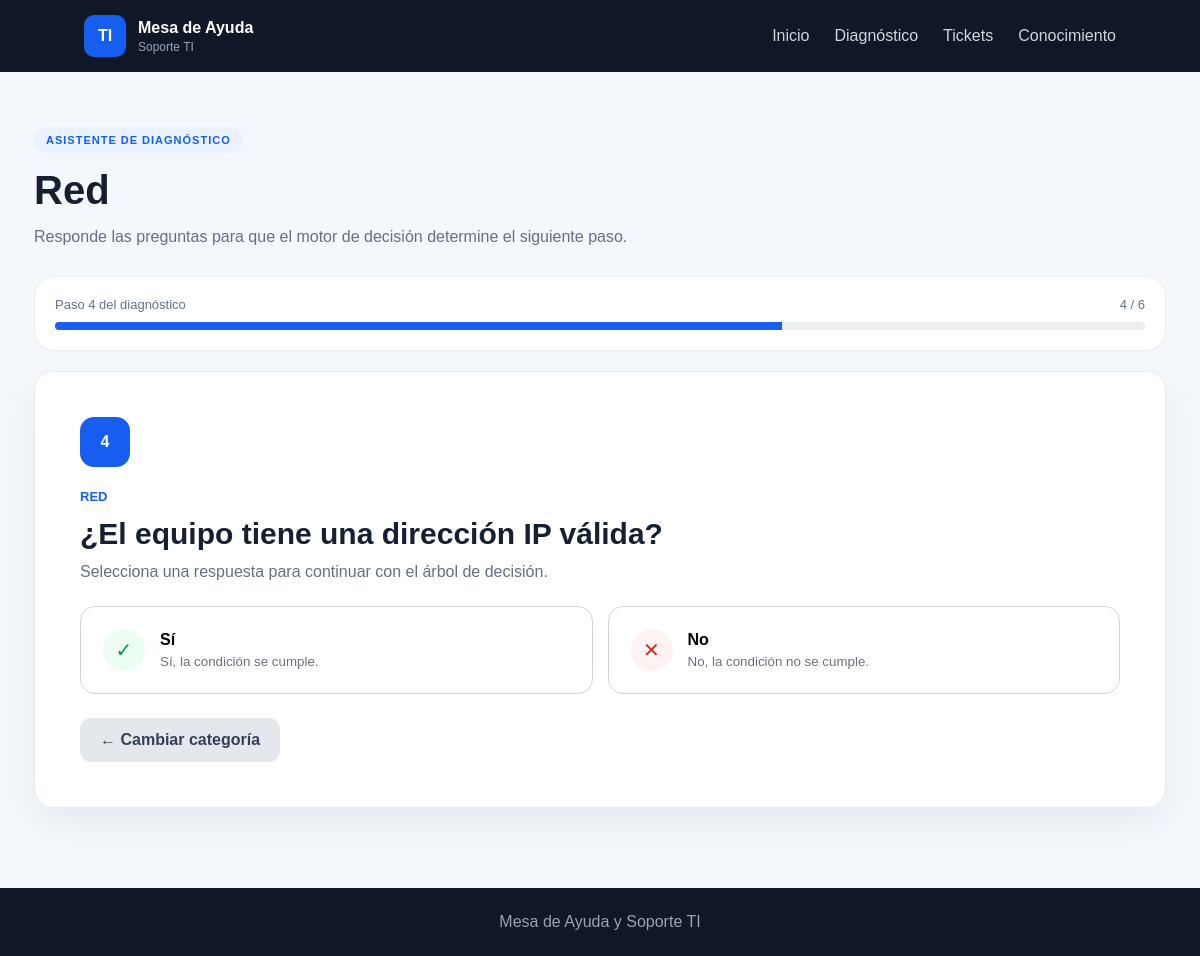
/diagnostico/paso/101, run on the app's committed database.
### models/paso_decision.py (models this page shows)
class PasoDecision(db.Model):
    __tablename__ = "pasos_decision"
    id = db.Column(
        db.Integer,
        primary_key=True
    )
    categoria = db.Column(
        db.String(80),
        nullable=False
    )
    pregunta = db.Column(
        db.String(250),
        nullable=False
    )
    opcion_si = db.Column(
        db.String(250)
    )
    opcion_no = db.Column(
        db.String(250)
    )
    siguiente_si = db.Column(
        db.Integer
    )
    siguiente_no = db.Column(
        db.Integer
    )
    solucion_si = db.Column(
        db.Text
    )
    solucion_no = db.Column(
        db.Text
    )
    escalar_si = db.Column(
        db.Boolean,
        default=False
    )
    escalar_no = db.Column(
        db.Boolean,
        default=False
    )

### routes/diagnostico.py (the view, shortened to what this page needs)
@diagnostico_bp.route("/paso/<int:paso_id>", methods=["GET", "POST"])
def paso(paso_id):
    paso_actual = MotorDecision.obtener_paso(paso_id)
    total_pasos = PasoDecision.query.filter_by(categoria=paso_actual.categoria).count()
    completados = PasoDecision.query.filter(
        PasoDecision.categoria == paso_actual.categoria,
        PasoDecision.id <= paso_actual.id
    ).count()
    return render_template(
        "diagnostico.html",
        paso=paso_actual,
        total_pasos=max(total_pasos, 1),
        paso_numero=max(completados, 1),
    )

### services/motor_decision.py (called while the page is built)
    @staticmethod
    def obtener_paso(paso_id):
        return PasoDecision.query.get_or_404(paso_id)

### templates/diagnostico.html (shortened to what this page needs)
{% extends "base.html" %}
{% block content %}
<div class="diagnostic-container">
    <div class="diagnostic-header">
        <span class="badge">ASISTENTE DE DIAGNÓSTICO</span>
        <h1>{{ paso.categoria }}</h1>
        <p>
            Responde las preguntas para que el motor de decisión
            determine el siguiente paso.
        </p>
    </div>
    <div class="progress-container">
        <div class="progress-info">
            <span>Paso {{ paso_numero }} del diagnóstico</span>
            <span>{{ paso_numero }} / {{ total_pasos }}</span>
        </div>
        <div class="progress-bar">
            <div
                class="progress"
                style="width: {{ ((paso_numero / total_pasos) * 100) if total_pasos else 0 }}%;"
            ></div>
        </div>
    </div>
    <div class="question-card">
        <div class="question-number">{{ paso_numero }}</div>
        <span class="category">{{ paso.categoria|upper }}</span>
        <h2>{{ paso.pregunta }}</h2>
        <p>
            Selecciona una respuesta para continuar con el árbol de decisión.
        </p>
        <form method="POST" action="{{ url_for('diagnostico.paso', paso_id=paso.id) }}">
            <div class="answer-buttons">
                <button class="answer yes" type="submit" name="respuesta" value="si">
                    <span>✓</span>
                    <div>
                        <strong>Sí</strong>
                        <small>{{ paso.opcion_si or "Sí, la condición se cumple." }}</small>
                    </div>
                </button>
                <button class="answer no" type="submit" name="respuesta" value="no">
                    <span>✕</span>
                    <div>
                        <strong>No</strong>
                        <small>{{ paso.opcion_no or "No, la condición no se cumple." }}</small>
                    </div>
                </button>
            </div>
        </form>
        <div class="wizard-actions">
            <a class="btn-secondary" href="{{ url_for('diagnostico.iniciar') }}">
                ← Cambiar categoría
            </a>
        </div>
    </div>
</div>
{% endblock %}

### static/css/style.css (style rules this page uses)
* { box-sizing: border-box; margin: 0; padding: 0; }
body { font-family: Arial, Helvetica, sans-serif; background: #f4f7fb; color: #172033; min-height: 100vh; }
.badge { display: inline-block; padding: 7px 12px; background: #eaf2ff; color: #155eef; border-radius: 30px; font-size: 11px; font-weight: bold; letter-spacing: 1px; }
.btn-primary, .btn-secondary { display: inline-flex; justify-content: center; align-items: center; padding: 13px 20px; border-radius: 11px; text-decoration: none; border: none; font-weight: bold; cursor: pointer; }
.btn-secondary { background: #e4e7ec; color: #344054; }
.hero-card, .stat-card, .feature-card, .question-card, .ticket-form, .table-wrap, .knowledge-card, .solution-box, .progress-container { background: white; border: 1px solid #eaecf0; border-radius: 20px; }
.features, .page-container, .diagnostic-container, .result-container { max-width: 1180px; margin: auto; padding: 0 24px 80px; }
.diagnostic-container { padding-top: 55px; }
.diagnostic-header h1, .page-container h1 { font-size: 40px; margin: 15px 0; }
.diagnostic-header p { color: #667085; }
.progress-container { padding: 20px; margin: 30px 0 20px; }
.progress-info { display: flex; justify-content: space-between; color: #667085; font-size: 13px; margin-bottom: 10px; }
.progress-bar { height: 8px; background: #eaecf0; border-radius: 20px; overflow: hidden; }
.progress { height: 100%; background: #155eef; }
.question-card { padding: 45px; box-shadow: 0 15px 40px rgba(16,24,40,.06); }
.question-number { width: 50px; height: 50px; background: #155eef; color: white; border-radius: 14px; display: flex; align-items: center; justify-content: center; font-weight: bold; margin-bottom: 20px; }
.category { color: #155eef; font-size: 13px; font-weight: bold; }
.question-card h2 { font-size: 30px; margin: 12px 0; }
.question-card > p { color: #667085; margin-bottom: 25px; }
.answer-buttons { display: grid; grid-template-columns: 1fr 1fr; gap: 15px; }
.answer { background: white; border: 1px solid #d0d5dd; border-radius: 15px; padding: 22px; display: flex; align-items: center; gap: 15px; cursor: pointer; text-align: left; }
.answer > span { width: 42px; height: 42px; border-radius: 50%; display: flex; align-items: center; justify-content: center; font-size: 20px; }
.yes > span { background: #ecfdf3; color: #039855; }
.no > span { background: #fef3f2; color: #d92d20; }
.answer strong, .answer small { display: block; }
.answer small { color: #667085; margin-top: 5px; }
.wizard-actions { margin-top: 24px; display:flex; justify-content:flex-start; }
button.answer { width:100%; font:inherit; }

### data on the page
PasoDecision: categoria "Red", categoria "RED", pregunta "¿El equipo tiene una dirección IP válida?", opcion_si "Sí, la condición se cumple.", opcion_no "No, la condición no se cumple."

### other printed values
{{ paso_numero }} "4"
{{ total_pasos }} "6"
